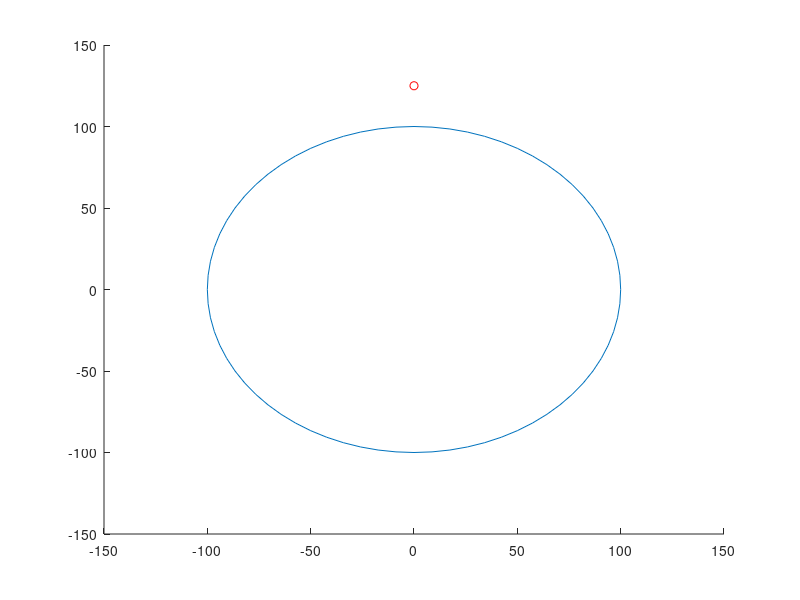

This figure's MATLAB source: (Note: this script raises an error after producing the figure.)
clc; 
%close all;  
clear;

O = [0 0]; % Centre of circle
r = 100; % radius of path circle

p = [0,125]; % current position of drone
pinit = p;
pos = p; % array to store all positions over time
%goalRadius = 5; % radius within which waypoint is considered reached
%heading = [0, 90, 180, 270];
psi = 0; % heading angle of drone


%del = 50; % "look-ahead" distance
va = 15; % UAV airspeed
%k = 0.5; % P Gain
%tau = 45;
%q22 = 1;
alphas = [1, 2, 3, 5, 10];
alpha = 1;
k = 1;
kappa = 1;


    
figure(1)
drawCircle(O(1), O(2), r);
xlim([-150 150])
ylim([-150 150])
hold on
plot(pinit(1),pinit(2),'ro')
hold on

% i = 1;
% while(i<6)
%     alpha = alphas(i);
    j = 1;
    while(j<3000)
%     if(jj>2250)
%         p, psi
%     end
    %plot(pos(:,1), pos(:,2),'r')
    %hold on
        psidot = VFCircle(O, r, p, psi, va, alpha, k, kappa);
        [psi, p] = updatePosition(p(1), p(2), va, psi, psidot, 0.01);
        pos = [pos;p];
        j = j+1;
    end
    plot(pos(:,1), pos(:,2))
    hold on
%     pos = pinit;
%     p = pinit;
%     i = i+1;
% end


% 
%  plot(robotLocation(:,1), robotLocation(:,2),'k--d')
%  xlim([0 25])
%  ylim([0 25])